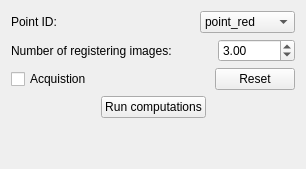
              <widget class="QWidget" name="tabWidget_4Page1">
               <attribute name="title">
                <string>Reference Points</string>
               </attribute>
               <layout class="QVBoxLayout" name="verticalLayout_13">
                <item>
                 <layout class="QHBoxLayout" name="horizontalLayout_15">
                  <item>
                   <widget class="QLabel" name="label_8">
                    <property name="text">
                     <string>Point ID:</string>
                    </property>
                   </widget>
                  </item>
                  <item>
                   <spacer name="horizontalSpacer_13">
                    <property name="orientation">
                     <enum>Qt::Horizontal</enum>
                    </property>
                    <property name="sizeHint" stdset="0">
                     <size>
                      <width>40</width>
                      <height>20</height>
                     </size>
                    </property>
                   </spacer>
                  </item>
                  <item>
                   <widget class="QComboBox" name="comboBox_prost_point_id">
                    <item>
                     <property name="text">
                      <string>point_red</string>
                     </property>
                    </item>
                    <item>
                     <property name="text">
                      <string>point_green</string>
                     </property>
                    </item>
                    <item>
                     <property name="text">
                      <string>point_blue</string>
                     </property>
                    </item>
                   </widget>
                  </item>
                 </layout>
                </item>
                <item>
                 <layout class="QHBoxLayout" name="horizontalLayout_36">
                  <item>
                   <widget class="QLabel" name="label_51">
                    <property name="text">
                     <string>Number of registering images:</string>
                    </property>
                   </widget>
                  </item>
                  <item>
                   <spacer name="horizontalSpacer_44">
                    <property name="orientation">
                     <enum>Qt::Horizontal</enum>
                    </property>
                    <property name="sizeHint" stdset="0">
                     <size>
                      <width>40</width>
                      <height>20</height>
                     </size>
                    </property>
                   </spacer>
                  </item>
                  <item>
                   <widget class="QDoubleSpinBox" name="doubleSpinBox_prost_RefPoints_nbImages">
                    <property name="minimum">
                     <double>1.000000000000000</double>
                    </property>
                    <property name="maximum">
                     <double>99999.990000000005239</double>
                    </property>
                    <property name="singleStep">
                     <double>1.000000000000000</double>
                    </property>
                    <property name="value">
                     <double>3.000000000000000</double>
                    </property>
                   </widget>
                  </item>
                 </layout>
                </item>
                <item>
                 <layout class="QHBoxLayout" name="horizontalLayout_16">
                  <item>
                   <widget class="QCheckBox" name="checkBox_RefPoints_acq">
                    <property name="text">
                     <string>Acquistion</string>
                    </property>
                   </widget>
                  </item>
                  <item>
                   <spacer name="horizontalSpacer_14">
                    <property name="orientation">
                     <enum>Qt::Horizontal</enum>
                    </property>
                    <property name="sizeHint" stdset="0">
                     <size>
                      <width>40</width>
                      <height>20</height>
                     </size>
                    </property>
                   </spacer>
                  </item>
                  <item>
                   <widget class="QPushButton" name="pushButton_RefPoints_reset">
                    <property name="text">
                     <string>Reset</string>
                    </property>
                   </widget>
                  </item>
                 </layout>
                </item>
                <item>
                 <layout class="QHBoxLayout" name="horizontalLayout_29">
                  <item>
                   <spacer name="horizontalSpacer_23">
                    <property name="orientation">
                     <enum>Qt::Horizontal</enum>
                    </property>
                    <property name="sizeHint" stdset="0">
                     <size>
                      <width>40</width>
                      <height>20</height>
                     </size>
                    </property>
                   </spacer>
                  </item>
                  <item>
                   <widget class="QPushButton" name="pushButton_RefPoints_run">
                    <property name="text">
                     <string>Run computations</string>
                    </property>
                   </widget>
                  </item>
                  <item>
                   <spacer name="horizontalSpacer_24">
                    <property name="orientation">
                     <enum>Qt::Horizontal</enum>
                    </property>
                    <property name="sizeHint" stdset="0">
                     <size>
                      <width>40</width>
                      <height>20</height>
                     </size>
                    </property>
                   </spacer>
                  </item>
                 </layout>
                </item>
                <item>
                 <spacer name="verticalSpacer_6">
                  <property name="orientation">
                   <enum>Qt::Vertical</enum>
                  </property>
                  <property name="sizeHint" stdset="0">
                   <size>
                    <width>20</width>
                    <height>40</height>
                   </size>
                  </property>
                 </spacer>
                </item>
               </layout>
              </widget>
